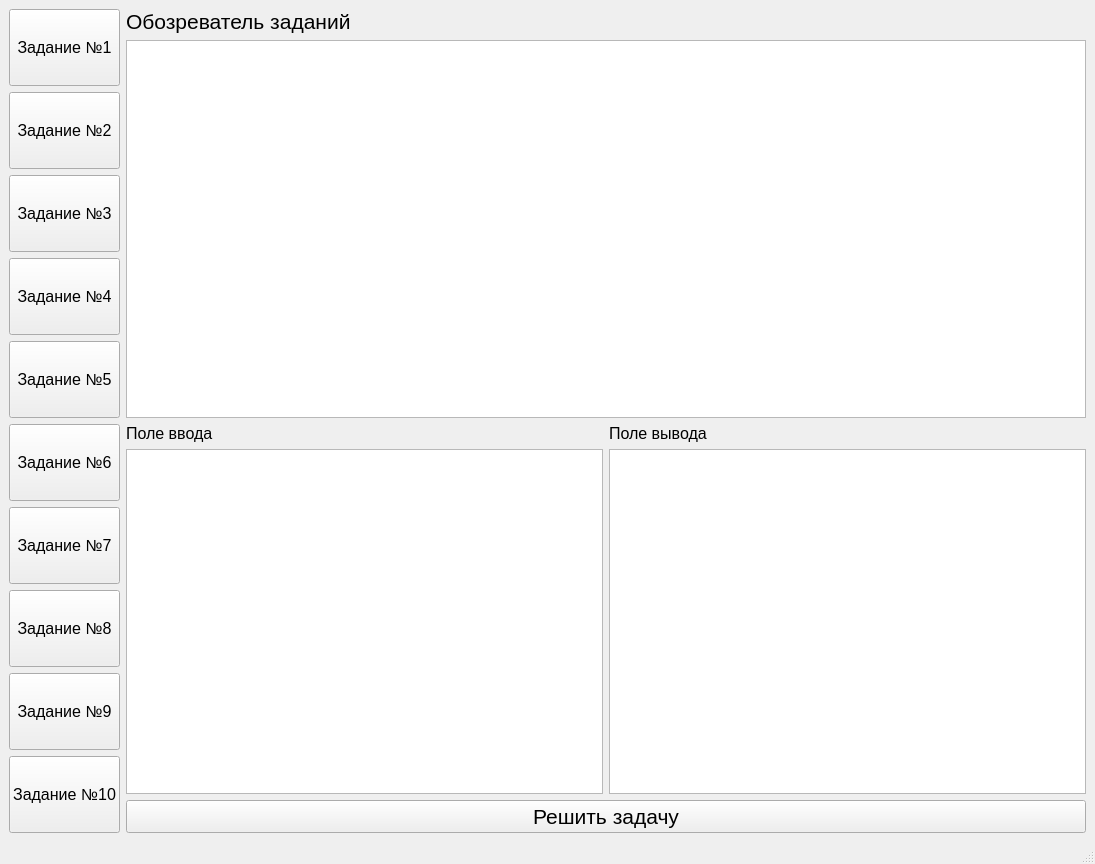
<?xml version="1.0" encoding="UTF-8"?>
<ui version="4.0">
 <class>MainWindow</class>
 <widget class="QMainWindow" name="MainWindow">
  <property name="windowModality">
   <enum>Qt::NonModal</enum>
  </property>
  <property name="enabled">
   <bool>true</bool>
  </property>
  <property name="geometry">
   <rect>
    <x>0</x>
    <y>0</y>
    <width>1095</width>
    <height>864</height>
   </rect>
  </property>
  <property name="mouseTracking">
   <bool>false</bool>
  </property>
  <property name="windowTitle">
   <string>Олимпиадные задачи</string>
  </property>
  <property name="windowIcon">
   <iconset>
    <normaloff>../../../../../Загрузки/delicious_logo_icon_124323.ico</normaloff>../../../../../Загрузки/delicious_logo_icon_124323.ico</iconset>
  </property>
  <widget class="QWidget" name="centralwidget">
   <layout class="QHBoxLayout" name="horizontalLayout">
    <item>
     <layout class="QVBoxLayout" name="menu">
      <property name="spacing">
       <number>6</number>
      </property>
      <item>
       <widget class="QPushButton" name="task1_button">
        <property name="sizePolicy">
         <sizepolicy hsizetype="Minimum" vsizetype="Expanding">
          <horstretch>0</horstretch>
          <verstretch>0</verstretch>
         </sizepolicy>
        </property>
        <property name="font">
         <font>
          <pointsize>12</pointsize>
         </font>
        </property>
        <property name="contextMenuPolicy">
         <enum>Qt::DefaultContextMenu</enum>
        </property>
        <property name="text">
         <string>Задание №1</string>
        </property>
       </widget>
      </item>
      <item>
       <widget class="QPushButton" name="task2_button">
        <property name="sizePolicy">
         <sizepolicy hsizetype="Minimum" vsizetype="Expanding">
          <horstretch>0</horstretch>
          <verstretch>0</verstretch>
         </sizepolicy>
        </property>
        <property name="font">
         <font>
          <pointsize>12</pointsize>
         </font>
        </property>
        <property name="contextMenuPolicy">
         <enum>Qt::DefaultContextMenu</enum>
        </property>
        <property name="text">
         <string>Задание №2</string>
        </property>
       </widget>
      </item>
      <item>
       <widget class="QPushButton" name="task3_button">
        <property name="sizePolicy">
         <sizepolicy hsizetype="Minimum" vsizetype="Expanding">
          <horstretch>0</horstretch>
          <verstretch>0</verstretch>
         </sizepolicy>
        </property>
        <property name="font">
         <font>
          <pointsize>12</pointsize>
         </font>
        </property>
        <property name="contextMenuPolicy">
         <enum>Qt::DefaultContextMenu</enum>
        </property>
        <property name="text">
         <string>Задание №3</string>
        </property>
       </widget>
      </item>
      <item>
       <widget class="QPushButton" name="task4_button">
        <property name="sizePolicy">
         <sizepolicy hsizetype="Minimum" vsizetype="Expanding">
          <horstretch>0</horstretch>
          <verstretch>0</verstretch>
         </sizepolicy>
        </property>
        <property name="font">
         <font>
          <pointsize>12</pointsize>
         </font>
        </property>
        <property name="contextMenuPolicy">
         <enum>Qt::DefaultContextMenu</enum>
        </property>
        <property name="text">
         <string>Задание №4</string>
        </property>
       </widget>
      </item>
      <item>
       <widget class="QPushButton" name="task5_button">
        <property name="sizePolicy">
         <sizepolicy hsizetype="Minimum" vsizetype="Expanding">
          <horstretch>0</horstretch>
          <verstretch>0</verstretch>
         </sizepolicy>
        </property>
        <property name="font">
         <font>
          <pointsize>12</pointsize>
         </font>
        </property>
        <property name="contextMenuPolicy">
         <enum>Qt::DefaultContextMenu</enum>
        </property>
        <property name="text">
         <string>Задание №5</string>
        </property>
       </widget>
      </item>
      <item>
       <widget class="QPushButton" name="task6_button">
        <property name="sizePolicy">
         <sizepolicy hsizetype="Minimum" vsizetype="Expanding">
          <horstretch>0</horstretch>
          <verstretch>0</verstretch>
         </sizepolicy>
        </property>
        <property name="font">
         <font>
          <pointsize>12</pointsize>
         </font>
        </property>
        <property name="contextMenuPolicy">
         <enum>Qt::DefaultContextMenu</enum>
        </property>
        <property name="text">
         <string>Задание №6</string>
        </property>
       </widget>
      </item>
      <item>
       <widget class="QPushButton" name="task7_button">
        <property name="sizePolicy">
         <sizepolicy hsizetype="Minimum" vsizetype="Expanding">
          <horstretch>0</horstretch>
          <verstretch>0</verstretch>
         </sizepolicy>
        </property>
        <property name="font">
         <font>
          <pointsize>12</pointsize>
         </font>
        </property>
        <property name="contextMenuPolicy">
         <enum>Qt::DefaultContextMenu</enum>
        </property>
        <property name="text">
         <string>Задание №7</string>
        </property>
       </widget>
      </item>
      <item>
       <widget class="QPushButton" name="task8_button">
        <property name="sizePolicy">
         <sizepolicy hsizetype="Minimum" vsizetype="Expanding">
          <horstretch>0</horstretch>
          <verstretch>0</verstretch>
         </sizepolicy>
        </property>
        <property name="font">
         <font>
          <pointsize>12</pointsize>
         </font>
        </property>
        <property name="contextMenuPolicy">
         <enum>Qt::DefaultContextMenu</enum>
        </property>
        <property name="text">
         <string>Задание №8</string>
        </property>
       </widget>
      </item>
      <item>
       <widget class="QPushButton" name="task9_button">
        <property name="sizePolicy">
         <sizepolicy hsizetype="Minimum" vsizetype="Expanding">
          <horstretch>0</horstretch>
          <verstretch>0</verstretch>
         </sizepolicy>
        </property>
        <property name="font">
         <font>
          <pointsize>12</pointsize>
         </font>
        </property>
        <property name="contextMenuPolicy">
         <enum>Qt::DefaultContextMenu</enum>
        </property>
        <property name="text">
         <string>Задание №9</string>
        </property>
       </widget>
      </item>
      <item>
       <widget class="QPushButton" name="task10_button">
        <property name="sizePolicy">
         <sizepolicy hsizetype="Minimum" vsizetype="Expanding">
          <horstretch>0</horstretch>
          <verstretch>0</verstretch>
         </sizepolicy>
        </property>
        <property name="font">
         <font>
          <pointsize>12</pointsize>
         </font>
        </property>
        <property name="contextMenuPolicy">
         <enum>Qt::DefaultContextMenu</enum>
        </property>
        <property name="text">
         <string>Задание №10</string>
        </property>
       </widget>
      </item>
     </layout>
    </item>
    <item>
     <layout class="QVBoxLayout" name="user_interface">
      <item>
       <layout class="QVBoxLayout" name="tasks">
        <item>
         <widget class="QLabel" name="tasks_data_label">
          <property name="font">
           <font>
            <pointsize>16</pointsize>
           </font>
          </property>
          <property name="contextMenuPolicy">
           <enum>Qt::DefaultContextMenu</enum>
          </property>
          <property name="text">
           <string>Обозреватель заданий</string>
          </property>
         </widget>
        </item>
        <item>
         <widget class="QPlainTextEdit" name="tasks_data_text">
          <property name="sizePolicy">
           <sizepolicy hsizetype="Expanding" vsizetype="Expanding">
            <horstretch>0</horstretch>
            <verstretch>0</verstretch>
           </sizepolicy>
          </property>
          <property name="font">
           <font>
            <pointsize>12</pointsize>
            <italic>false</italic>
           </font>
          </property>
          <property name="readOnly">
           <bool>true</bool>
          </property>
         </widget>
        </item>
       </layout>
      </item>
      <item>
       <layout class="QVBoxLayout" name="solve_field">
        <item>
         <layout class="QHBoxLayout" name="inout">
          <item>
           <layout class="QVBoxLayout" name="input">
            <item>
             <widget class="QLabel" name="input_label">
              <property name="font">
               <font>
                <pointsize>12</pointsize>
                <italic>false</italic>
               </font>
              </property>
              <property name="text">
               <string>Поле ввода</string>
              </property>
             </widget>
            </item>
            <item>
             <widget class="QPlainTextEdit" name="input_text">
              <property name="font">
               <font>
                <pointsize>12</pointsize>
               </font>
              </property>
             </widget>
            </item>
           </layout>
          </item>
          <item>
           <layout class="QVBoxLayout" name="output">
            <item>
             <widget class="QLabel" name="output_label">
              <property name="font">
               <font>
                <pointsize>12</pointsize>
               </font>
              </property>
              <property name="text">
               <string>Поле вывода</string>
              </property>
             </widget>
            </item>
            <item>
             <widget class="QPlainTextEdit" name="output_text">
              <property name="font">
               <font>
                <pointsize>12</pointsize>
               </font>
              </property>
              <property name="readOnly">
               <bool>true</bool>
              </property>
             </widget>
            </item>
           </layout>
          </item>
         </layout>
        </item>
        <item>
         <widget class="QPushButton" name="solve_button">
          <property name="sizePolicy">
           <sizepolicy hsizetype="Minimum" vsizetype="Fixed">
            <horstretch>0</horstretch>
            <verstretch>0</verstretch>
           </sizepolicy>
          </property>
          <property name="font">
           <font>
            <pointsize>16</pointsize>
            <weight>50</weight>
            <bold>false</bold>
           </font>
          </property>
          <property name="text">
           <string>Решить задачу</string>
          </property>
         </widget>
        </item>
       </layout>
      </item>
     </layout>
    </item>
   </layout>
  </widget>
  <widget class="QStatusBar" name="statusbar"/>
 </widget>
 <resources/>
 <connections/>
</ui>
